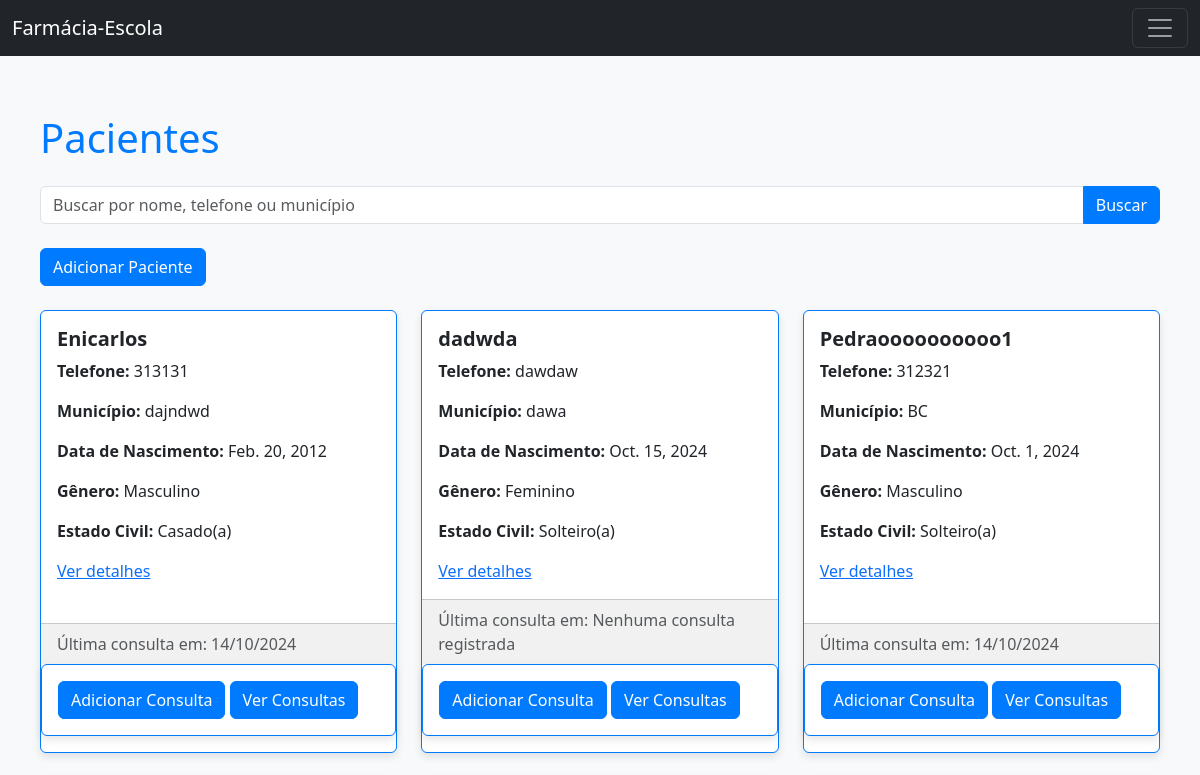
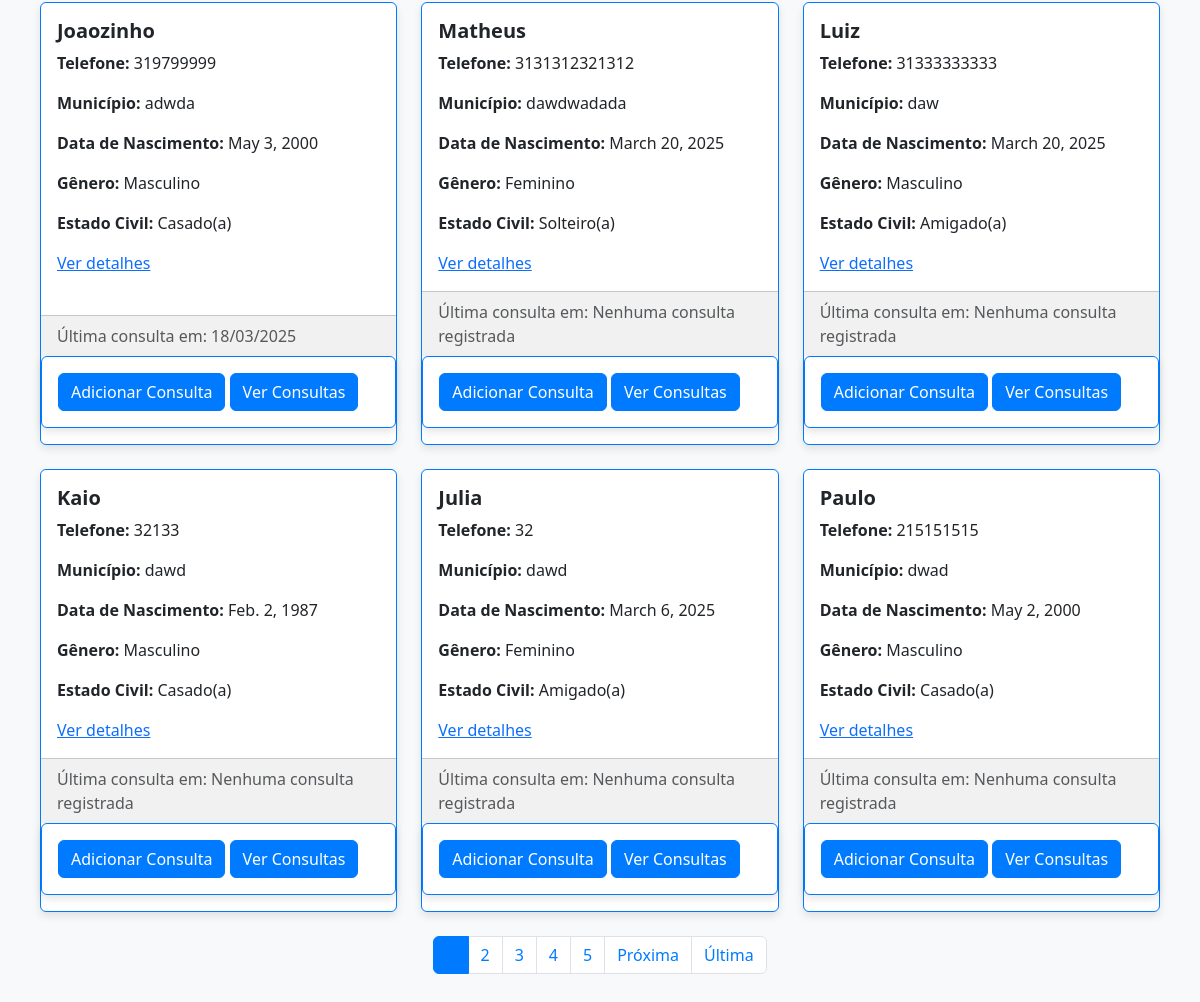
The page /listagem_pacientes/paciente_list/ on the database its author committed (2 pictures, top to bottom).
### paciente/models.py (models this page shows, shortened)
class Paciente(models.Model):
    nome = models.CharField(max_length=150)
    telefone = models.CharField(max_length=15)
    numero_formulario = models.CharField(max_length=10)
    responsavel = models.CharField(max_length=100)
    data_nascimento = models.DateField()
    doencas = models.ManyToManyField(Doenca, related_name='pacientes', blank=True)
    medicamentos = models.ManyToManyField(Medicamento, related_name='pacientes', blank=True)
    genero = models.CharField(
        max_length=15, choices=[('M', 'Masculino'), ('F', 'Feminino'), ('O', 'Outro'), ('ND', 'Prefere não dizer')]
    )
    estado_civil = models.CharField(
        max_length=20, choices=[
            ('Casado(a)', 'Casado(a)'),
            ('Solteiro(a)', 'Solteiro(a)'),
            ('Separado(a)', 'Separado(a)'),
            ('Amigado(a)', 'Amigado(a)'),
            ('Nao consta', 'Não consta'),
            ('Outro', 'Outro'),
        ]
    )
    bairro = models.CharField(max_length=100)
    distrito = models.CharField(max_length=20, choices=[('Rural', 'Zona Rural'), ('Urbano', 'Zona Urbana')])
    municipio = models.CharField(max_length=100)
    escolaridade = models.CharField(
        max_length=30, choices=[
            ('Analfabeto', 'Analfabeto'),
            ('Fundamental incompleto', 'Fundamental incompleto'),
            ('Fundamental completo', 'Fundamental completo'),
            ('Médio incompleto', 'Médio incompleto'),
            ('Ensino médio completo', 'Ensino médio completo'),
            ('Superior incompleto', 'Superior incompleto'),
            ('Superior completo', 'Superior completo'),
            ('Pós-graduação', 'Pós-graduação'),
            ('Nao consta', 'Não consta'),
        ]
    )
    ocupacao = models.CharField(max_length=100)
    raca = models.CharField(
        max_length=20, choices=[
            ('Pardo', 'Pardo'),
            ('Preto', 'Preto'),
            ('Branco', 'Branco'),
            ('Amarelo', 'Amarelo'),
            ('Negro', 'Negro'),
            ('Outro', 'Outro'),
            ('Nao consta', 'Não consta'),
        ]
    )
    reside_com = models.CharField(max_length=100)
    observacoes = models.TextField(blank=True)

### listagem_pacientes/views.py (the view)
# urls.py: path('paciente_list/', PacienteListView.as_view(), name='paciente_list'),
class PacienteListView(ListView):
    model = Paciente
    template_name = 'paciente_list.html'  # Caminho correto para o template
    context_object_name = 'pacientes'
    paginate_by = 9  # Número de pacientes por página
    def get_queryset(self):
        queryset = super().get_queryset()
        query = self.request.GET.get('q')
        if query:
            queryset = queryset.filter(
                Q(nome__icontains=query) |
                Q(telefone__icontains=query) |
                Q(municipio__icontains=query)
            )
        return queryset
    def get_context_data(self, **kwargs):
        context = super().get_context_data(**kwargs)
        pacientes = self.get_queryset()
        ultimas_consultas = Consulta.objects.values('paciente_id').annotate(ultima_consulta=Max('data_consulta'))
        ultima_consulta_dict = {uc['paciente_id']: uc['ultima_consulta'] for uc in ultimas_consultas}
        for paciente in pacientes:
            paciente.ultima_consulta = ultima_consulta_dict.get(paciente.id, None)
        paginator = Paginator(pacientes, self.paginate_by)
        page = self.request.GET.get('page')
        try:
            pacientes_paginated = paginator.page(page)
        except PageNotAnInteger:
            pacientes_paginated = paginator.page(1)
        except EmptyPage:
            pacientes_paginated = paginator.page(paginator.num_pages)
        context['pacientes'] = pacientes_paginated
        return context

### listagem_pacientes/templates/paciente_list.html (shortened to what this page needs)
{% extends "menu.html" %}
{% block content %}
<!DOCTYPE html>
<html lang="pt-br">
<head>
    <link href="https://cdn.jsdelivr.net/npm/bootstrap@5.3.0-alpha1/dist/css/bootstrap.min.css" rel="stylesheet">
</head>
<body>
    <div class="container my-4">
        <h1 class="mb-4">Pacientes</h1>
        <form method="GET" class="mb-4">
            <div class="input-group">
                <input type="text" class="form-control" name="q" placeholder="Buscar por nome, telefone ou município"
                    value="{{ request.GET.q }}">
                <button type="submit" class="btn btn-primary">Buscar</button>
            </div>
        </form>
        <a href="{% url 'cadastrar_paciente' %}" class="btn btn-success mb-4">Adicionar Paciente</a>
        <div class="row">
            {% for paciente in pacientes %}
            <div class="col-md-4 mb-4">
                <div class="card h-100">
                    <div class="card-body">
                        <h5 class="card-title">{{ paciente.nome }}</h5>
                        <p class="card-text"><strong>Telefone:</strong> {{ paciente.telefone }}</p>
                        <p class="card-text"><strong>Município:</strong> {{ paciente.municipio }}</p>
                        <p class="card-text"><strong>Data de Nascimento:</strong> {{ paciente.data_nascimento }}</p>
                        <p class="card-text"><strong>Gênero:</strong> {{ paciente.get_genero_display }}</p>
                        <p class="card-text"><strong>Estado Civil:</strong> {{ paciente.get_estado_civil_display }}</p>
                        <a href="{% url 'paciente_detail' paciente.id %}">Ver detalhes</a>
                    </div>
                    <div class="card-footer text-muted">
                        Última consulta em:
                        {% if paciente.ultima_consulta %}
                        {{ paciente.ultima_consulta|date:"d/m/Y" }}
                        {% else %}
                        Nenhuma consulta registrada
                        {% endif %}
                    </div>
                    <div class="card mb-3">
                        <div class="card-body">
                            <a href="{% url 'adicionar_consulta' paciente.id %}" class="btn btn-primary">Adicionar
                                Consulta</a>
                            <a href="{% url 'listar_consultas' paciente.id %}" class="btn btn-secondary">Ver
                                Consultas</a>
                        </div>
                    </div>
                </div>
            </div>
            {% empty %}
            <div class="col-12">
                <p>Nenhum paciente encontrado.</p>
            </div>
            {% endfor %}
        </div>
        <nav aria-label="Page navigation">
            <ul class="pagination justify-content-center">
                {% for num in pacientes.paginator.page_range %}
                <li class="page-item {% if num == pacientes.number %}active{% endif %}">
                    <a class="page-link" href="?q={{ request.GET.q|default:'' }}&page={{ num }}">{{ num }}</a>
                </li>
                {% endfor %}
                {% if pacientes.has_next %}
                <li class="page-item">
                    <a class="page-link"
                        href="?q={{ request.GET.q|default:'' }}&page={{ pacientes.next_page_number }}">Próxima</a>
                </li>
                <li class="page-item">
                    <a class="page-link"
                        href="?q={{ request.GET.q|default:'' }}&page={{ pacientes.paginator.num_pages }}">Última</a>
                </li>
                {% endif %}
            </ul>
        </nav>
    </div>
</body>
</html>
{% endblock %}

### listagem_pacientes/templates/paciente_list.html (style rules this page uses)
body { background-color: #f8f9fa; margin: 0; padding: 0; }
.container { max-width: 1200px; margin: 0 auto; padding: 20px; margin-top: 50px; }
h1 { color: #007bff; }
.card { border: 1px solid #007bff; box-shadow: 0 4px 8px rgba(0, 0, 0, 0.1); transition: transform 0.3s ease; }
.card-title { font-weight: bold; }
.card-footer { background-color: #f1f1f1; }
.btn-primary, .btn-success, .btn-secondary { background-color: #007bff; border-color: #007bff; }
.pagination .page-item .page-link { color: #007bff; }
.pagination .page-item.active .page-link { background-color: #007bff; border-color: #007bff; }

### rows shown on the page
Paciente: nome "Enicarlos", telefone "313131", municipio "dajndwd", data_nascimento "Feb. 20, 2012", genero "Masculino", estado_civil "Casado(a)", ultima_consulta "14/10/2024"
Paciente: nome "dadwda", telefone "dawdaw", municipio "dawa", data_nascimento "Oct. 15, 2024", genero "Feminino", estado_civil "Solteiro(a)", shows "Nenhuma consulta registrada"
Paciente: nome "Pedraoooooooooo1", telefone "312321", municipio "BC", data_nascimento "Oct. 1, 2024", genero "Masculino", estado_civil "Solteiro(a)", ultima_consulta "14/10/2024"
Paciente: nome "Joaozinho", telefone "319799999", municipio "adwda", data_nascimento "May 3, 2000", genero "Masculino", estado_civil "Casado(a)", ultima_consulta "18/03/2025"
Paciente: nome "Matheus", telefone "3131312321312", municipio "dawdwadada", data_nascimento "March 20, 2025", genero "Feminino", estado_civil "Solteiro(a)", shows "Nenhuma consulta registrada"
Paciente: nome "Luiz", telefone "31333333333", municipio "daw", data_nascimento "March 20, 2025", genero "Masculino", estado_civil "Amigado(a)", shows "Nenhuma consulta registrada"
Paciente: nome "Kaio", telefone "32133", municipio "dawd", data_nascimento "Feb. 2, 1987", genero "Masculino", estado_civil "Casado(a)", shows "Nenhuma consulta registrada"
Paciente: nome "Julia", telefone "32", municipio "dawd", data_nascimento "March 6, 2025", genero "Feminino", estado_civil "Amigado(a)", shows "Nenhuma consulta registrada"
Paciente: nome "Paulo", telefone "215151515", municipio "dwad", data_nascimento "May 2, 2000", genero "Masculino", estado_civil "Casado(a)", shows "Nenhuma consulta registrada"

### other values the page prints
{{ num }} "2" "3" "4" "5"
